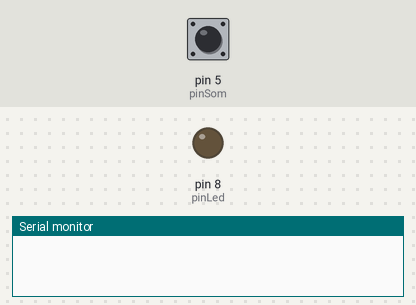
Bench run of a sketch on a simulated Arduino Uno, built with avr-gcc and run on an emulated ATmega328P. Shown: output pins drawn as LEDs (lit = HIGH), the last lines printed to the serial monitor. The inputs (shaded band) are chosen by the test bench; at power-on: pin 5 (pinSom) LOW.

Above: at 1.2 s.
1.3 s: pin 5 (pinSom) pulsed HIGH 2 times (0.12 s each, 0.3 s apart)
At 3.3 s:
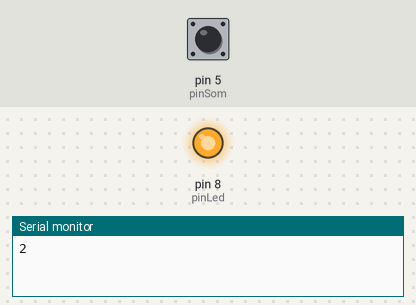
Timing chart, 0 to 4.8 s (numbered marks = the images above; inputs shaded):
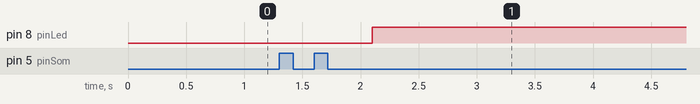

Measured:
- after the input at 1.3 s, pin 8 (pinLed): LOW → HIGH after 0.80 s

The sketch:

PalmasLed.ino
```cpp
#define pinSom 5
#define pinLed 8


#define tempoMaximoDeUmaPalma  150 //milisegundos
#define tempoMaximoEntrePalmas 500 //milisegundos

int contaPalmas = 0;
long tempoEspera = 0;
long tempoEsperaEntrePalmas = 0;
boolean EstadoLed = true;

void executarAcao();

void setup() {
  pinMode(pinSom, INPUT);
  pinMode(pinLed, OUTPUT);
  Serial.begin(9600);
}

void loop() {
  //verifica o estado do sensor de som (ele fica normalmente com a porta ligada. Quando ouver uma palma, ele desliga momentaneamente a porta)
  int sensorSom = digitalRead(pinSom);


  //se o sensor detectou palmas
  if (sensorSom == 1) {

     //espera um tempo para nao detectar a mesma palma mais de uma vez
     if (tempoEspera == 0) {
        tempoEspera = tempoEsperaEntrePalmas = millis();
        contaPalmas++;
     } else if ((millis() - tempoEspera) >= tempoMaximoDeUmaPalma) {
        tempoEspera = 0;
     }
  }

  //caso exceda o tempo maximo entre palmas, zera o contador de palmas
  if ( (contaPalmas != 0) && ((millis() - tempoEsperaEntrePalmas) > 500) ) {
     executarAcao();
     contaPalmas = 0;
     tempoEsperaEntrePalmas = millis();
  }


}


void executarAcao() {

  Serial.println(contaPalmas);
  switch (contaPalmas) {
    case 2:
       digitalWrite(pinLed,!digitalRead(pinLed));
       break;
  }

}
```
